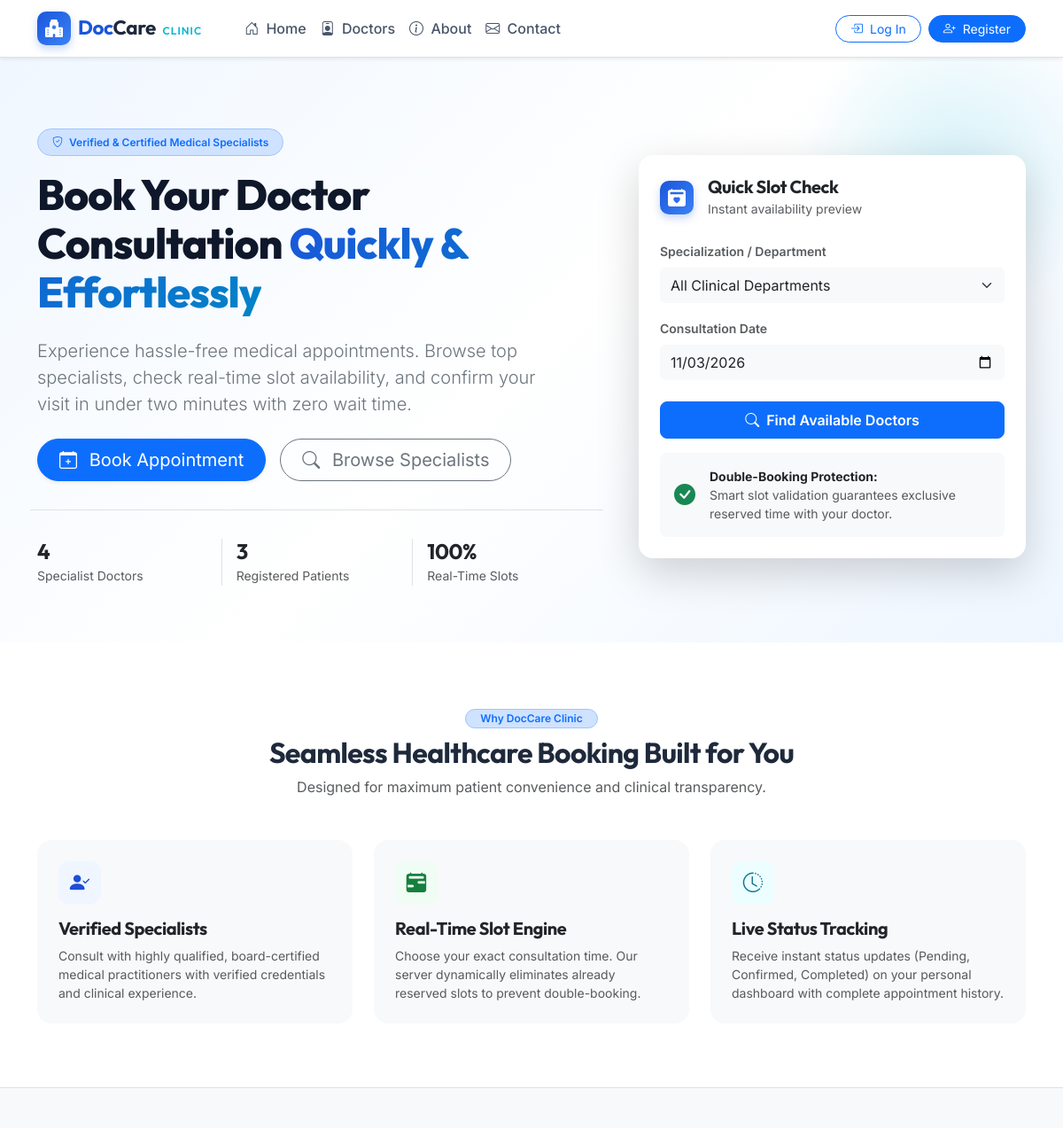
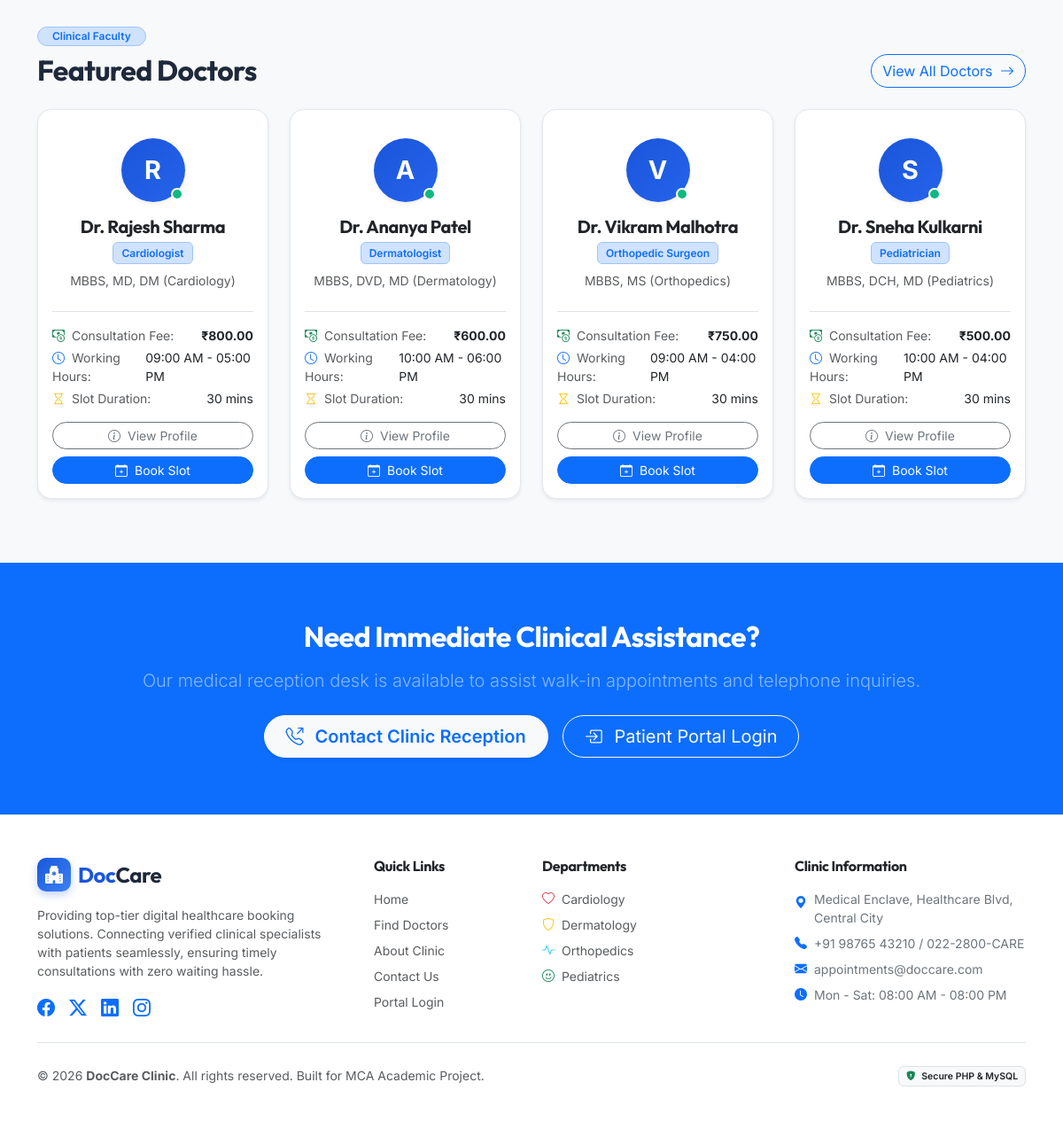
The page / on the database its author committed (2 pictures, top to bottom).
### tables this page shows
CREATE TABLE `doctors` (
  `id` INT AUTO_INCREMENT PRIMARY KEY,
  `user_id` INT NOT NULL UNIQUE,
  `specialization` VARCHAR(100) NOT NULL,
  `qualification` VARCHAR(100) NOT NULL,
  `consultation_fee` DECIMAL(10,2) NOT NULL DEFAULT 500.00,
  `available_days` VARCHAR(255) NOT NULL DEFAULT 'Monday,Tuesday,Wednesday,Thursday,Friday',
  `start_time` TIME NOT NULL DEFAULT '09:00:00',
  `end_time` TIME NOT NULL DEFAULT '17:00:00',
  `slot_duration` INT NOT NULL DEFAULT 30,  
  `status` ENUM('active', 'inactive') NOT NULL DEFAULT 'active',
  `bio` TEXT NULL,
  CONSTRAINT `fk_doctors_user` FOREIGN KEY (`user_id`) REFERENCES `users` (`id`) ON DELETE CASCADE
);

CREATE TABLE `users` (
  `id` INT AUTO_INCREMENT PRIMARY KEY,
  `name` VARCHAR(100) NOT NULL,
  `email` VARCHAR(100) NOT NULL UNIQUE,
  `phone` VARCHAR(20) NOT NULL,
  `password` VARCHAR(255) NOT NULL,
  `role` ENUM('patient', 'doctor', 'admin') NOT NULL DEFAULT 'patient',
  `created_at` TIMESTAMP DEFAULT CURRENT_TIMESTAMP
);

### includes/auth.php (called while the page is built, shortened)
<?php
function is_logged_in() {
    return !empty($_SESSION['user_id']) && !empty($_SESSION['user_role']);
}

### includes/functions.php (called while the page is built, shortened)
<?php
function e($value) {
    return htmlspecialchars((string)($value ?? ''), ENT_QUOTES, 'UTF-8');
}
function format_time($time) {
    $timestamp = strtotime($time);
    return $timestamp ? date('h:i A', $timestamp) : 'N/A';
}

### index.php (the view, shortened to what this page needs)
<?php
require_once __DIR__ . '/includes/auth.php';
require_once __DIR__ . '/includes/functions.php';
$pdo = get_db_connection();
$stmtDoctors = $pdo->query("
    SELECT d.*, u.name, u.email, u.phone
    FROM doctors d
    JOIN users u ON d.user_id = u.id
    WHERE d.status = 'active'
    ORDER BY d.id ASC
    LIMIT 4
");
$featuredDoctors = $stmtDoctors->fetchAll();
$docCount = $pdo->query("SELECT COUNT(*) FROM doctors WHERE status = 'active'")->fetchColumn();
$patientCount = $pdo->query("SELECT COUNT(*) FROM users WHERE role = 'patient'")->fetchColumn();
require_once __DIR__ . '/includes/header.php';
require_once __DIR__ . '/includes/navbar.php';
?>
<section class="hero-section">
    <div class="container">
        <div class="row align-items-center g-5">
            <div class="col-lg-7">
                <span class="badge bg-primary-subtle text-primary border border-primary-subtle px-3 py-2 rounded-pill mb-3">
                    <i class="bi bi-shield-check me-1"></i> Verified &amp; Certified Medical Specialists
                </span>
                <h1 class="hero-title mb-4">
                    Book Your Doctor Consultation <span class="text-gradient">Quickly &amp; Effortlessly</span>
                </h1>
                <p class="lead text-secondary mb-4 pe-lg-5">
                    Experience hassle-free medical appointments. Browse top specialists, check real-time slot availability, and confirm your visit in under two minutes with zero wait time.
                </p>
                <div class="d-flex flex-wrap gap-3 mb-5">
                    <?php if (is_logged_in() && get_user_role() === 'patient'): ?>
                        <a href="<?php echo BASE_URL; ?>/patient/book-appointment.php" class="btn btn-primary btn-lg rounded-pill px-4 shadow-sm">
                            <i class="bi bi-calendar-plus me-2"></i> Book Appointment Now
                        </a>
                    <?php elseif (!is_logged_in()): ?>
                        <a href="<?php echo BASE_URL; ?>/register.php" class="btn btn-primary btn-lg rounded-pill px-4 shadow-sm">
                            <i class="bi bi-calendar-plus me-2"></i> Book Appointment
                        </a>
                    <?php endif; ?>
                    <a href="<?php echo BASE_URL; ?>/doctors.php" class="btn btn-outline-secondary btn-lg rounded-pill px-4">
                        <i class="bi bi-search me-2"></i> Browse Specialists
                    </a>
                </div>
                <div class="row g-3 pt-3 border-top">
                    <div class="col-4">
                        <h4 class="fw-bold text-dark mb-0"><?php echo (int)$docCount; ?></h4>
                        <span class="text-muted small">Specialist Doctors</span>
                    </div>
                    <div class="col-4 border-start ps-3">
                        <h4 class="fw-bold text-dark mb-0"><?php echo (int)$patientCount; ?></h4>
                        <span class="text-muted small">Registered Patients</span>
                    </div>
                    <div class="col-4 border-start ps-3">
                        <h4 class="fw-bold text-dark mb-0">100%</h4>
                        <span class="text-muted small">Real-Time Slots</span>
                    </div>
                </div>
            </div>
            <div class="col-lg-5">
                <div class="card border-0 shadow-lg rounded-4 p-4 bg-white position-relative">
                    <div class="d-flex align-items-center mb-4">
                        <div class="brand-icon me-3">
                            <i class="bi bi-calendar2-heart-fill"></i>
                        </div>
                        <div>
                            <h5 class="fw-bold mb-0">Quick Slot Check</h5>
                            <span class="text-muted small">Instant availability preview</span>
                        </div>
                    </div>
                    <form action="<?php echo BASE_URL; ?>/doctors.php" method="GET">
                        <div class="mb-3">
                            <label class="form-label small fw-semibold text-muted">Specialization / Department</label>
                            <select name="specialization" class="form-select bg-light border-0 py-2">
                                <option value="">All Clinical Departments</option>
                            </select>
                        </div>
                        <div class="mb-4">
                            <label class="form-label small fw-semibold text-muted">Consultation Date</label>
                            <input type="date" name="date" class="form-control bg-light border-0 py-2 future-date-only" value="<?php echo date('Y-m-d'); ?>">
                        </div>
                        <button type="submit" class="btn btn-primary w-100 py-2 rounded-3 fw-semibold">
                            <i class="bi bi-search me-1"></i> Find Available Doctors
                        </button>
                    </form>
                    <div class="mt-3 p-3 bg-light rounded-3 d-flex align-items-center gap-3">
                        <i class="bi bi-check-circle-fill text-success fs-4"></i>
                        <div class="small">
                            <strong>Double-Booking Protection:</strong>
                            <div class="text-muted">Smart slot validation guarantees exclusive reserved time with your doctor.</div>
                        </div>
                    </div>
                </div>
            </div>
        </div>
    </div>
</section>
<section class="py-5 bg-white border-bottom">
    <div class="container py-4">
        <div class="text-center max-w-700 mx-auto mb-5">
            <span class="badge bg-primary-subtle text-primary border border-primary-subtle px-3 py-1 rounded-pill mb-2">Why DocCare Clinic</span>
            <h2 class="fw-bold">Seamless Healthcare Booking Built for You</h2>
            <p class="text-muted">Designed for maximum patient convenience and clinical transparency.</p>
        </div>
        <div class="row g-4">
            <div class="col-md-4">
                <div class="card h-100 border-0 bg-light p-4 rounded-4 stat-card">
                    <div class="stat-icon primary mb-3">
                        <i class="bi bi-person-check-fill"></i>
                    </div>
                    <h5 class="fw-bold mb-2">Verified Specialists</h5>
                    <p class="text-muted small mb-0">
                        Consult with highly qualified, board-certified medical practitioners with verified credentials and clinical experience.
                    </p>
                </div>
            </div>
            <div class="col-md-4">
                <div class="card h-100 border-0 bg-light p-4 rounded-4 stat-card">
                    <div class="stat-icon success mb-3">
                        <i class="bi bi-calendar2-range-fill"></i>
                    </div>
                    <h5 class="fw-bold mb-2">Real-Time Slot Engine</h5>
                    <p class="text-muted small mb-0">
                        Choose your exact consultation time. Our server dynamically eliminates already reserved slots to prevent double-booking.
                    </p>
                </div>
            </div>
            <div class="col-md-4">
                <div class="card h-100 border-0 bg-light p-4 rounded-4 stat-card">
                    <div class="stat-icon info mb-3">
                        <i class="bi bi-clock-history"></i>
                    </div>
                    <h5 class="fw-bold mb-2">Live Status Tracking</h5>
                    <p class="text-muted small mb-0">
                        Receive instant status updates (Pending, Confirmed, Completed) on your personal dashboard with complete appointment history.
                    </p>
                </div>
            </div>
        </div>
    </div>
</section>
<section class="py-5 bg-light">
    <div class="container py-4">
        <div class="d-flex flex-column flex-md-row justify-content-between align-items-md-end mb-4">
            <div>
                <span class="badge bg-primary-subtle text-primary border border-primary-subtle px-3 py-1 rounded-pill mb-2">Clinical Faculty</span>
                <h2 class="fw-bold mb-0">Featured Doctors</h2>
            </div>
            <a href="<?php echo BASE_URL; ?>/doctors.php" class="btn btn-outline-primary rounded-pill mt-3 mt-md-0">
                View All Doctors <i class="bi bi-arrow-right ms-1"></i>
            </a>
        </div>
        <div class="row g-4">
            <?php foreach ($featuredDoctors as $doc): ?>
                <div class="col-lg-3 col-md-6">
                    <div class="card h-100 doctor-card p-3 shadow-sm">
                        <div class="text-center pt-3 pb-2">
                            <div class="doc-avatar-wrapper mb-3">
                                <div class="avatar-circle-lg mx-auto shadow-sm">
                                    <?php echo strtoupper(substr($doc['name'], 4, 1) ?: substr($doc['name'], 0, 1)); ?>
                                </div>
                                <span class="doc-status-dot <?php echo $doc['status']; ?>"></span>
                            </div>
                            <h5 class="fw-bold text-dark mb-1"><?php echo e($doc['name']); ?></h5>
                            <span class="badge bg-primary-subtle text-primary border border-primary-subtle mb-2">
                                <?php echo e($doc['specialization']); ?>
                            </span>
                            <div class="text-muted small mb-3"><?php echo e($doc['qualification']); ?></div>
                        </div>
                        <div class="card-body p-0 border-top pt-3 small text-muted">
                            <div class="d-flex justify-content-between mb-1">
                                <span><i class="bi bi-cash-coin me-1 text-success"></i> Consultation Fee:</span>
                                <strong class="text-dark">₹<?php echo number_format($doc['consultation_fee'], 2); ?></strong>
                            </div>
                            <div class="d-flex justify-content-between mb-1">
                                <span><i class="bi bi-clock me-1 text-primary"></i> Working Hours:</span>
                                <span class="text-dark"><?php echo format_time($doc['start_time']); ?> - <?php echo format_time($doc['end_time']); ?></span>
                            </div>
                            <div class="d-flex justify-content-between mb-3">
                                <span><i class="bi bi-hourglass me-1 text-warning"></i> Slot Duration:</span>
                                <span class="text-dark"><?php echo e($doc['slot_duration']); ?> mins</span>
                            </div>
                            <div class="d-grid gap-2">
                                <a href="<?php echo BASE_URL; ?>/doctor-profile.php?id=<?php echo $doc['id']; ?>" class="btn btn-outline-secondary btn-sm rounded-pill">
                                    <i class="bi bi-info-circle me-1"></i> View Profile
                                </a>
                                <a href="<?php echo BASE_URL; ?>/patient/book-appointment.php?doctor_id=<?php echo $doc['id']; ?>" class="btn btn-primary btn-sm rounded-pill">
                                    <i class="bi bi-calendar-plus me-1"></i> Book Slot
                                </a>
                            </div>
                        </div>
                    </div>
                </div>
            <?php endforeach; ?>
        </div>
    </div>
</section>
<section class="py-5 bg-primary text-white text-center">
    <div class="container py-3">
        <h2 class="fw-bold mb-3">Need Immediate Clinical Assistance?</h2>
        <p class="lead text-white-50 max-w-700 mx-auto mb-4">
            Our medical reception desk is available to assist walk-in appointments and telephone inquiries.
        </p>
        <div class="d-flex flex-wrap justify-content-center gap-3">
            <a href="<?php echo BASE_URL; ?>/contact.php" class="btn btn-light btn-lg rounded-pill px-4 text-primary fw-semibold shadow-sm">
                <i class="bi bi-telephone-outbound me-2"></i> Contact Clinic Reception
            </a>
            <?php if (!is_logged_in()): ?>
                <a href="<?php echo BASE_URL; ?>/login.php" class="btn btn-outline-light btn-lg rounded-pill px-4">
                    <i class="bi bi-box-arrow-in-right me-2"></i> Patient Portal Login
                </a>
            <?php endif; ?>
        </div>
    </div>
</section>
<?php require_once __DIR__ . '/includes/footer.php'; ?>

### rows shown on the page
doctors: user.name "R", user.name "Dr. Rajesh Sharma", specialization "Cardiologist", qualification "MBBS, MD, DM (Cardiology)", consultation_fee "800.00", start_time "09:00 AM", end_time "05:00 PM", slot_duration "30"
doctors: user.name "A", user.name "Dr. Ananya Patel", specialization "Dermatologist", qualification "MBBS, DVD, MD (Dermatology)", consultation_fee "600.00", start_time "10:00 AM", end_time "06:00 PM", slot_duration "30"
doctors: user.name "V", user.name "Dr. Vikram Malhotra", specialization "Orthopedic Surgeon", qualification "MBBS, MS (Orthopedics)", consultation_fee "750.00", start_time "09:00 AM", end_time "04:00 PM", slot_duration "30"
doctors: user.name "S", user.name "Dr. Sneha Kulkarni", specialization "Pediatrician", qualification "MBBS, DCH, MD (Pediatrics)", consultation_fee "500.00", start_time "10:00 AM", end_time "04:00 PM", slot_duration "30"

### other values the page prints
$docCount "4"
$patientCount "3"
